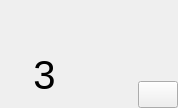
<?xml version="1.0" encoding="UTF-8"?>
<ui version="4.0">
 <class>Form</class>
 <widget class="QWidget" name="Form">
  <property name="geometry">
   <rect>
    <x>0</x>
    <y>0</y>
    <width>178</width>
    <height>108</height>
   </rect>
  </property>
  <property name="windowTitle">
   <string>Form</string>
  </property>
  <property name="styleSheet">
   <string notr="true">#Form{border-image: url(:/newPrefix/IMG_0403.PNG);}</string>
  </property>
  <layout class="QHBoxLayout" name="horizontalLayout_2" stretch="1,1">
   <property name="spacing">
    <number>0</number>
   </property>
   <property name="leftMargin">
    <number>0</number>
   </property>
   <property name="topMargin">
    <number>0</number>
   </property>
   <property name="rightMargin">
    <number>0</number>
   </property>
   <property name="bottomMargin">
    <number>0</number>
   </property>
   <item>
    <layout class="QVBoxLayout" name="verticalLayout" stretch="3,5">
     <property name="spacing">
      <number>0</number>
     </property>
     <item>
      <widget class="QPushButton" name="pushButton_5">
       <property name="sizePolicy">
        <sizepolicy hsizetype="Minimum" vsizetype="Minimum">
         <horstretch>0</horstretch>
         <verstretch>0</verstretch>
        </sizepolicy>
       </property>
       <property name="styleSheet">
        <string notr="true">border: none;</string>
       </property>
       <property name="text">
        <string/>
       </property>
      </widget>
     </item>
     <item>
      <widget class="QPushButton" name="pushButton_4">
       <property name="sizePolicy">
        <sizepolicy hsizetype="Minimum" vsizetype="Minimum">
         <horstretch>0</horstretch>
         <verstretch>0</verstretch>
        </sizepolicy>
       </property>
       <property name="font">
        <font>
         <pointsize>30</pointsize>
        </font>
       </property>
       <property name="styleSheet">
        <string notr="true">border: none;</string>
       </property>
       <property name="text">
        <string>3</string>
       </property>
      </widget>
     </item>
    </layout>
   </item>
   <item>
    <layout class="QVBoxLayout" name="verticalLayout_2" stretch="3,1">
     <property name="spacing">
      <number>0</number>
     </property>
     <item>
      <widget class="QPushButton" name="pushButton_3">
       <property name="sizePolicy">
        <sizepolicy hsizetype="Minimum" vsizetype="Minimum">
         <horstretch>0</horstretch>
         <verstretch>0</verstretch>
        </sizepolicy>
       </property>
       <property name="styleSheet">
        <string notr="true">border:none;</string>
       </property>
       <property name="text">
        <string/>
       </property>
      </widget>
     </item>
     <item>
      <layout class="QHBoxLayout" name="horizontalLayout" stretch="3,2">
       <property name="spacing">
        <number>0</number>
       </property>
       <item>
        <widget class="QPushButton" name="pushButton_2">
         <property name="sizePolicy">
          <sizepolicy hsizetype="Minimum" vsizetype="Minimum">
           <horstretch>0</horstretch>
           <verstretch>0</verstretch>
          </sizepolicy>
         </property>
         <property name="styleSheet">
          <string notr="true">border:none;</string>
         </property>
         <property name="text">
          <string/>
         </property>
        </widget>
       </item>
       <item>
        <widget class="QPushButton" name="pushButton">
         <property name="sizePolicy">
          <sizepolicy hsizetype="Minimum" vsizetype="Minimum">
           <horstretch>0</horstretch>
           <verstretch>0</verstretch>
          </sizepolicy>
         </property>
         <property name="styleSheet">
          <string notr="true">border-image: url(:/newPrefix/KakaoTalk_Photo_2024-05-31-15-59-59_011-removebg-preview.png);</string>
         </property>
         <property name="text">
          <string/>
         </property>
        </widget>
       </item>
      </layout>
     </item>
    </layout>
   </item>
  </layout>
 </widget>
 <resources>
  <include location="../images/IMG_0404.qrc"/>
 </resources>
 <connections/>
</ui>
